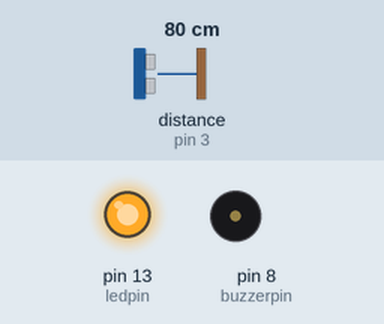
Simulated run of this sketch. Board: Arduino Uno, built with avr-gcc and run on an emulated ATmega328P. On the bench: output pins drawn as LEDs (lit = HIGH), buzzer (waves = sounding, pin HIGH). Wiring (inferred from the names in the program): ultrasonic range finder: trigger pin 2; echo pin 3. The test bench sets the inputs (shaded band); at power-on: distance to the obstacle (sensor on pin 3) 80 cm. The echo pulse lasts 58.3 µs per cm; pins used as bus, display or sensor lines are not drawn; what the sketch prints to the serial monitor is not drawn.

Above: at 1.2 s.
1.3 s: distance to the obstacle (sensor on pin 3) set to 12 cm
2.8 s: distance to the obstacle (sensor on pin 3) set to 9 cm
Timing chart, 0 to 5.8 s (numbered marks = the images above; inputs shaded):
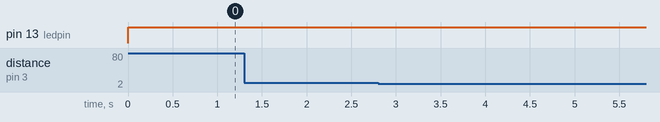

The sketch:

bitcamp4.ino
```cpp
#include <math.h>
int buzzerpin=8;
int ledpin=13;
// defines pins numbers
const int trigPin = 2;
const int echoPin = 3;
// defines variables
long duration;
int distance;
int flag=0;
void setup() {
  Serial.begin(9600); // initialize Serial communication
  pinMode(buzzerpin, OUTPUT);
  pinMode(ledpin, OUTPUT);
  pinMode(trigPin, OUTPUT); // Sets the trigPin as an Output
  pinMode(echoPin, INPUT); // Sets the echoPin as an Input
}

void loop() {

digitalWrite(trigPin, LOW);
delayMicroseconds(2);
// Sets the trigPin on HIGH state for 10 micro seconds
digitalWrite(trigPin, HIGH);
delayMicroseconds(10);
digitalWrite(trigPin, LOW);
// Reads the echoPin, returns the sound wave travel time in microseconds
duration = pulseIn(echoPin, HIGH);
// Calculating the distance
distance= duration*0.034/2;
// Prints the distance on the Serial Monitor
Serial.print("Distance: ");
Serial.println(distance);
if ( distance >  10)
{
  digitalWrite(ledpin, HIGH);
  flag=flag+1;
  }
}
```

Measured:
- after the input at 1.3 s, every drawn part: stays the same
- after the input at 2.8 s, every drawn part: stays the same
